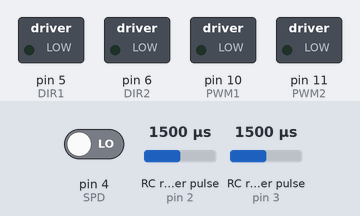
Recording of a sketch running on a simulated Arduino Uno, built with avr-gcc and run on an emulated ATmega328P. Parts: switched loads named in the sketch (green lamp = pin HIGH). Wiring (inferred from the names in the program): 2 × RC receiver channel: data pin 2 / data pin 3. Inputs (shaded band) come from the test bench; at power-on: RC receiver pulse (sensors on pin 2, pin 3) 1500 µs, pin 4 (SPD) LOW.

Above: at 1.2 s.
1.3 s: RC receiver pulse (sensor on pin 2) set to 1455 µs
2.8 s: RC receiver pulse (sensor on pin 2) set to 1436 µs
At 3.7 s:
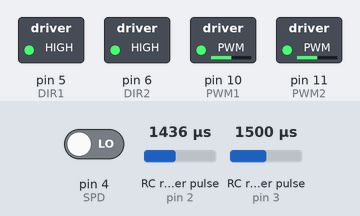
4.3 s: RC receiver pulse (sensor on pin 3) set to 1483 µs
At 5.3 s:
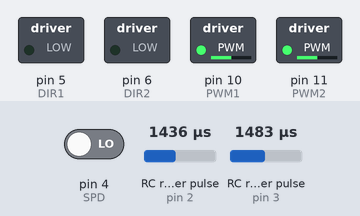
5.8 s: RC receiver pulse (sensor on pin 2) set to 1216 µs
7.3 s: RC receiver pulse (sensor on pin 2) set to 1201 µs
At 7.6 s:
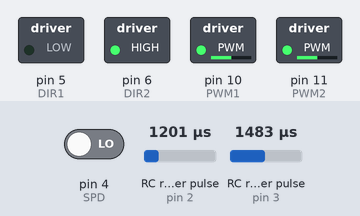
8.8 s: RC receiver pulse (sensor on pin 3) set to 1020 µs
At 9.5 s:
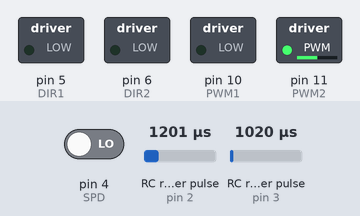
Timing chart, 0 to 11.3 s (numbered marks = the images above; inputs shaded):
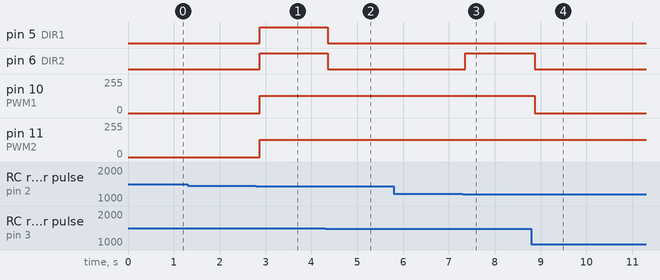

Measured:
- the behaviour switches between 1449 and 1448 µs on RC receiver pulse (sensor on pin 2) (found by bisection; images 0 and 1)
- the behaviour switches between 1499 and 1498 µs on RC receiver pulse (sensor on pin 3) (found by bisection; images 1 and 2)
- the behaviour switches between 1209 and 1208 µs on RC receiver pulse (sensor on pin 2) (found by bisection; images 2 and 3)
- after the input at 1.3 s, every drawn part: stays the same
- after the input at 2.8 s, pin 5 (DIR1), pin 6 (DIR2): LOW → HIGH after 0.07 s; pin 10 (PWM1), pin 11 (PWM2): 0/255 → 128/255 after 0.07 s
- after the input at 4.3 s, pin 5 (DIR1), pin 6 (DIR2): HIGH → LOW after 0.05 s
- after the input at 5.8 s, every drawn part: stays the same
- after the input at 7.3 s, pin 6 (DIR2): LOW → HIGH after 0.05 s
- after the input at 8.8 s, pin 6 (DIR2): HIGH → LOW after 0.07 s; pin 10 (PWM1): 128/255 → 0/255 after 0.07 s

The sketch:

BattleBot_V2.0.ino
```cpp
//Comment out DEBUG lines before competition
//#define DEBUG
//#define DEBUG2

//SOFTWARE DERIVED REQUIREMENTS
////// LED //////
//Arduino D8 to Anode of LED
//Arduino GND to Cathode of LED
////// Radio Receiver //////
//Arduino 5V to Receiver THRO +
//Arduino GND to Receiver THRO -
//Arduino GND to ESC GND (Brown)
//Arduino D2 to Receiver AILE Data
//Arduino D3 to Receiver ELEV Data
//Arduino D4 to Receiver GEAR Data
////// Cytron Motor Controller MDD10A //////
//Arduino D5 to Cytron Motor Controller DIR1
//Arduino D10 to Cytron Motor Controller PWM1
//Arduino D6 to Cytron Motor Controller DIR2
//Arduino D11 to Cytron Motor Controller PWM2
//Arduino GND to Cytron Motor Controller GND

//Receiver input values are accurate for > +- 7 units

//LED
#define LED 8

//Channel Pinout for Arduino
#define CH1 2 //X-Axis
#define CH2 3 //Y-Axis
#define SPD 4  //Speed Toggle Pin

//Motor Controller Pinout for Arduino
//***** try D10 & D11 for PWM outputs *****//
#define DIR1 5
#define PWM1 10
#define DIR2 6
#define PWM2 11

//Ranges for radio input and deadzones
#define deadPos 50
#define deadNeg (-50)
#define rangePos 290
#define rangeNeg (-290)
#define origin 0
#define noInput (-1500)

int speedVal;

//Drive Forward
void Forward()
{

  digitalWrite(DIR1, HIGH);
  analogWrite(PWM1, speedVal);
  digitalWrite(DIR2, HIGH);
  analogWrite(PWM2, speedVal);
}
//Drive Backward
void Backward()
{
  digitalWrite(DIR1, LOW);
  analogWrite(PWM1, speedVal);
  digitalWrite(DIR2, LOW);
  analogWrite(PWM2, speedVal);
}
//Spin Right
void SpinRight()
{
  digitalWrite(DIR1, HIGH);
  analogWrite(PWM1, speedVal);
  digitalWrite(DIR2, LOW);
  analogWrite(PWM2, speedVal);
}
//Spin Left
void SpinLeft()
{
  digitalWrite(DIR1, LOW);
  analogWrite(PWM1, speedVal);
  digitalWrite(DIR2, HIGH);
  analogWrite(PWM2, speedVal);
}
//Turn Right Forward
void TurnRightForward()
{
  digitalWrite(DIR1, HIGH);
  analogWrite(PWM1, speedVal);
  //digitalWrite(DIR2, LOW);
  analogWrite(PWM2, 0);
}
//Turn Right Backward
void TurnRightBackward()
{
  digitalWrite(DIR1, LOW);
  analogWrite(PWM1, speedVal);
  //digitalWrite(DIR2, LOW);
  analogWrite(PWM2, 0);
}
//Turn Left Forward
void TurnLeftForward()
{
  //digitalWrite(DIR1, LOW);
  analogWrite(PWM1, 0);
  digitalWrite(DIR2, HIGH);
  analogWrite(PWM2, speedVal);
}
void TurnLeftBackward()
{
  //digitalWrite(DIR1, LOW);
  analogWrite(PWM1, 0);
  digitalWrite(DIR2, LOW);
  analogWrite(PWM2, speedVal);
}
//Stop
void Stop()
{
  //digitalWrite(DIR1, HIGH);
  analogWrite(PWM1, 0);
  //digitalWrite(DIR2, HIGH);
  analogWrite(PWM2, 0);
}

//Set Speed
void setSpeed(int chs)
{
  if(chs > 0)
  {
    speedVal = 255;
  }
  else
  {
    speedVal = 128;
  }
}
void translateReceiver(int ch1, int ch2)
{
  if(((ch1 <= deadPos) && (ch1 >= deadNeg)) && ((ch2 >= deadNeg) && (ch2 <= deadPos)))
  {
    Stop();
    #ifdef DEBUG
    Serial.println("Stop");
    #endif
  }
  else
  {
    //Forward
    if(((ch1 <= rangePos) && (ch1 >= rangeNeg)) && (ch2 > origin))
    {
      Forward();
      #ifdef DEBUG
      Serial.println("Forward");
      #endif
    }
    //Backward
    else if(((ch1 <= rangePos) && (ch1 >= rangeNeg)) && (ch2 < origin))
    {
      Backward();
      #ifdef DEBUG
      Serial.println("Backward");
      #endif
    }
    //Spin Left
    else if((ch1 < rangeNeg) && ((ch2 <= rangePos) && (ch2 >= rangeNeg)))
    {
      SpinLeft();
      #ifdef DEBUG
      Serial.println("SpinLeft");
      #endif
    }
    //Spin Right
    else if((ch1 > rangePos) && ((ch2 <= rangePos) && (ch2 >= rangeNeg)))
    {
      SpinRight();
      #ifdef DEBUG
      Serial.println("SpinRight");
      #endif
    }
    //Turn Right Forward
    else if((ch1 > rangePos) && (ch2 > rangePos))
    {
      TurnRightForward();
      #ifdef DEBUG
      Serial.println("TurnRightForward");
      #endif
    }
    //Turn Right Backward
    else if((ch1 > rangePos) && (ch2 < rangeNeg))
    {
      TurnRightBackward();
      #ifdef DEBUG
      Serial.println("TurnRightBackward");
      #endif
    }
    //Turn Left Forward
    else if((ch1 < rangeNeg) && (ch2 > rangePos))
    {
      TurnLeftForward();
      #ifdef DEBUG
      Serial.println("TurnLeftForward");
      #endif
    }
    //Turn Left Backward
    else if((ch1 < rangeNeg) && (ch2 < rangeNeg))
    {
      TurnLeftBackward();
      #ifdef DEBUG
      Serial.println("TurnLeftBackward");
      #endif
    }
  }
}

void setup()
{
  //LED
  pinMode(LED, INPUT_PULLUP);

  //Make each channel an input to read value from receiver
  pinMode(CH1, INPUT);
  pinMode(CH2, INPUT);
  pinMode(SP, INPUT);

  //Make each pin an output for the motor controller
  //Set as output
  pinMode(DIR1, OUTPUT);
  pinMode(PWM1, OUTPUT);
  pinMode(DIR2, OUTPUT);
  pinMode(PWM2, OUTPUT);

  //Initialize as Stopped
  digitalWrite(DIR1, LOW);
  analogWrite(PWM1, 0);
  digitalWrite(DIR2, LOW);
  analogWrite(PWM2, 0);

  //Initialize speed as half speed
  speedVal = 128;

  #ifdef DEBUG
  //Enable console window for debugging
  Serial.begin(9600);
  #endif

  //Stay here while receiver starts up
  while((pulseIn(CH1, HIGH, 30000) > noInput) || (pulseIn(CH2, HIGH, 30000) > noInput))
  {
    ;
  }
}

void loop()
{
  //Read receiver channel values and map into coordinate plane
  int ch1 = map(pulseIn(CH1, HIGH, 30000), 1000, 2000, -500, 500);
  int ch2 = map(pulseIn(CH2, HIGH, 30000), 1000, 2000, -500, 500);
  int chs = map(pulseIn(SPD, HIGH, 30000), 1000, 2000, -500, 500);

  //Set speed of drive wheels
  setSpeed(chs);

  //only translate if receiver is connected
  if((ch1 > noInput) && (ch2 > noInput))
  {
    translateReceiver(ch1, ch2);
  }

  #ifdef DEBUG2
  //Print channel values for testing
  Serial.print("Channel 1: ");
  Serial.println(ch1);
  Serial.print("Channel 2: ");
  Serial.println(ch2);
  Serial.print("SP: ");
  Serial.println(chs);
  delay(200);
  #endif
}
```
